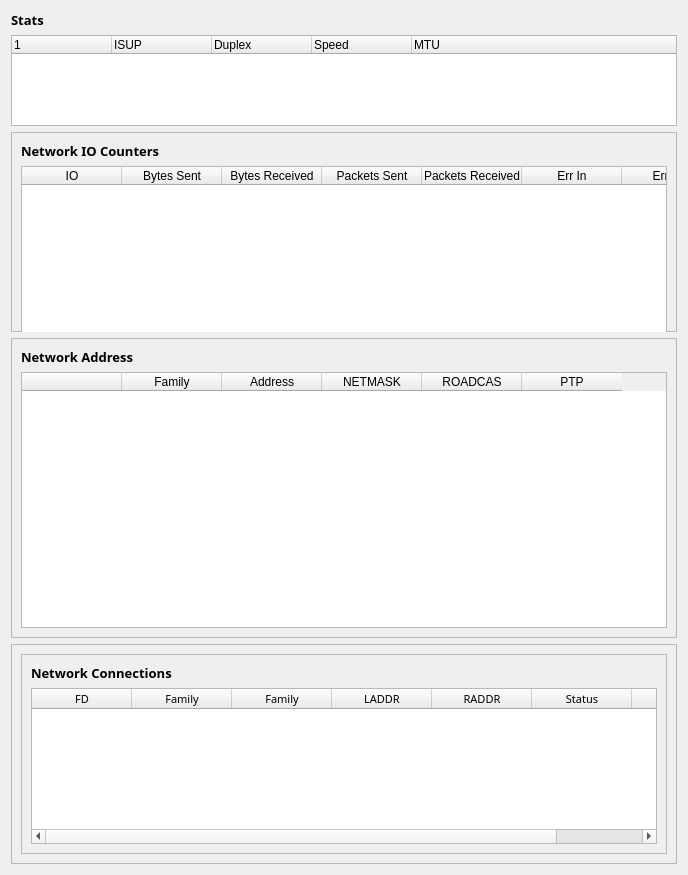
                <widget class="QWidget" name="scrollAreaWidgetContents">
                 <property name="geometry">
                  <rect>
                   <x>0</x>
                   <y>-377</y>
                   <width>688</width>
                   <height>875</height>
                  </rect>
                 </property>
                 <layout class="QVBoxLayout" name="verticalLayout_13">
                  <item>
                   <widget class="QLabel" name="label_55">
                    <property name="font">
                     <font>
                      <family>raleway</family>
                      <pointsize>10</pointsize>
                      <weight>75</weight>
                      <bold>true</bold>
                     </font>
                    </property>
                    <property name="text">
                     <string>Stats</string>
                    </property>
                   </widget>
                  </item>
                  <item>
                   <widget class="QTreeWidget" name="treeWidget_3">
                    <column>
                     <property name="text">
                      <string/>
                     </property>
                    </column>
                    <column>
                     <property name="text">
                      <string>ISUP</string>
                     </property>
                    </column>
                    <column>
                     <property name="text">
                      <string>Duplex</string>
                     </property>
                    </column>
                    <column>
                     <property name="text">
                      <string>Speed</string>
                     </property>
                    </column>
                    <column>
                     <property name="text">
                      <string>MTU</string>
                     </property>
                    </column>
                   </widget>
                  </item>
                  <item>
                   <widget class="QFrame" name="frame_9">
                    <property name="minimumSize">
                     <size>
                      <width>0</width>
                      <height>200</height>
                     </size>
                    </property>
                    <property name="frameShape">
                     <enum>QFrame::StyledPanel</enum>
                    </property>
                    <property name="frameShadow">
                     <enum>QFrame::Raised</enum>
                    </property>
                    <layout class="QVBoxLayout" name="verticalLayout_14">
                     <item>
                      <widget class="QLabel" name="label_56">
                       <property name="font">
                        <font>
                         <family>raleway</family>
                         <pointsize>10</pointsize>
                         <weight>75</weight>
                         <bold>true</bold>
                        </font>
                       </property>
                       <property name="text">
                        <string>Network IO Counters</string>
                       </property>
                      </widget>
                     </item>
                     <item>
                      <widget class="QTableWidget" name="tableWidget_2">
                       <property name="minimumSize">
                        <size>
                         <width>0</width>
                         <height>200</height>
                        </size>
                       </property>
                       <column>
                        <property name="text">
                         <string>IO</string>
                        </property>
                       </column>
                       <column>
                        <property name="text">
                         <string>Bytes Sent</string>
                        </property>
                       </column>
                       <column>
                        <property name="text">
                         <string>Bytes Received</string>
                        </property>
                       </column>
                       <column>
                        <property name="text">
                         <string>Packets Sent</string>
                        </property>
                       </column>
                       <column>
                        <property name="text">
                         <string>Packets Received</string>
                        </property>
                       </column>
                       <column>
                        <property name="text">
                         <string>Err In</string>
                        </property>
                       </column>
                       <column>
                        <property name="text">
                         <string>Err Out</string>
                        </property>
                       </column>
                       <column>
                        <property name="text">
                         <string>Drop In</string>
                        </property>
                       </column>
                       <column>
                        <property name="text">
                         <string>Drop Out</string>
                        </property>
                       </column>
                      </widget>
                     </item>
                    </layout>
                   </widget>
                  </item>
                  <item>
                   <widget class="QFrame" name="frame_12">
                    <property name="minimumSize">
                     <size>
                      <width>0</width>
                      <height>300</height>
                     </size>
                    </property>
                    <property name="frameShape">
                     <enum>QFrame::StyledPanel</enum>
                    </property>
                    <property name="frameShadow">
                     <enum>QFrame::Raised</enum>
                    </property>
                    <layout class="QVBoxLayout" name="verticalLayout_17">
                     <item>
                      <widget class="QLabel" name="label_57">
                       <property name="font">
                        <font>
                         <family>raleway</family>
                         <pointsize>10</pointsize>
                         <weight>75</weight>
                         <bold>true</bold>
                        </font>
                       </property>
                       <property name="text">
                        <string>Network Address</string>
                       </property>
                      </widget>
                     </item>
                     <item>
                      <widget class="QTableWidget" name="tableWidget_3">
                       <property name="minimumSize">
                        <size>
                         <width>0</width>
                         <height>200</height>
                        </size>
                       </property>
                       <column>
                        <property name="text">
                         <string/>
                        </property>
                       </column>
                       <column>
                        <property name="text">
                         <string>Family</string>
                        </property>
                       </column>
                       <column>
                        <property name="text">
                         <string>Address</string>
                        </property>
                       </column>
                       <column>
                        <property name="text">
                         <string>NETMASK</string>
                        </property>
                       </column>
                       <column>
                        <property name="text">
                         <string>ROADCAS</string>
                        </property>
                       </column>
                       <column>
                        <property name="text">
                         <string>PTP</string>
                        </property>
                       </column>
                      </widget>
                     </item>
                    </layout>
                   </widget>
                  </item>
                  <item>
                   <widget class="QFrame" name="frame_10">
                    <property name="minimumSize">
                     <size>
                      <width>0</width>
                      <height>0</height>
                     </size>
                    </property>
                    <property name="font">
                     <font>
                      <family>raleway</family>
                      <pointsize>8</pointsize>
                     </font>
                    </property>
                    <property name="frameShape">
                     <enum>QFrame::StyledPanel</enum>
                    </property>
                    <property name="frameShadow">
                     <enum>QFrame::Raised</enum>
                    </property>
                    <layout class="QVBoxLayout" name="verticalLayout_15">
                     <item>
                      <widget class="QFrame" name="frame_11">
                       <property name="minimumSize">
                        <size>
                         <width>0</width>
                         <height>200</height>
                        </size>
                       </property>
                       <property name="frameShape">
                        <enum>QFrame::StyledPanel</enum>
                       </property>
                       <property name="frameShadow">
                        <enum>QFrame::Raised</enum>
                       </property>
                       <layout class="QVBoxLayout" name="verticalLayout_16">
                        <item>
                         <widget class="QLabel" name="label_58">
                          <property name="font">
                           <font>
                            <family>raleway</family>
                            <pointsize>10</pointsize>
                            <weight>75</weight>
                            <bold>true</bold>
                           </font>
                          </property>
                          <property name="text">
                           <string>Network Connections</string>
                          </property>
                         </widget>
                        </item>
                        <item>
                         <widget class="QTableWidget" name="tableWidget_4">
                          <property name="sizePolicy">
                           <sizepolicy hsizetype="Preferred" vsizetype="Preferred">
                            <horstretch>0</horstretch>
                            <verstretch>0</verstretch>
                           </sizepolicy>
                          </property>
                          <column>
                           <property name="text">
                            <string>FD</string>
                           </property>
                          </column>
                          <column>
                           <property name="text">
                            <string>Family</string>
                           </property>
                          </column>
                          <column>
                           <property name="text">
                            <string>Family</string>
                           </property>
                          </column>
                          <column>
                           <property name="text">
                            <string>LADDR</string>
                           </property>
                          </column>
                          <column>
                           <property name="text">
                            <string>RADDR</string>
                           </property>
                          </column>
                          <column>
                           <property name="text">
                            <string>Status</string>
                           </property>
                          </column>
                          <column>
                           <property name="text">
                            <string>PID</string>
                           </property>
                          </column>
                         </widget>
                        </item>
                       </layout>
                      </widget>
                     </item>
                    </layout>
                   </widget>
                  </item>
                 </layout>
                </widget>
